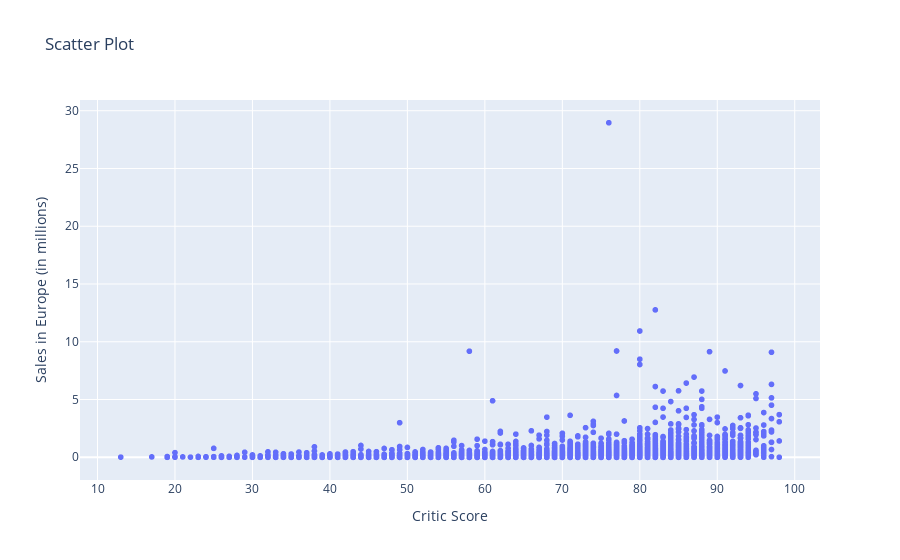

The code cell stored with this chart in its notebook:
### Code cell
# gráfico de dispersión entre plataforma y las ventas en Europa
fig = px.scatter(df_vg, x='critic_score', y= 'eu_sales',
                 title= 'Scatter Plot',
                 labels={'eu_sales': "Sales in Europe (in millions)", 'critic_score': 'Critic Score'}
                 )


fig.show()

### Figure 1 — Plotly figure (JSON) as saved in the notebook; plotly's stock layout.template omitted (floating-point values rounded to 4 significant figures; data arrays with more than 128 entries replaced by an {"elided": "..."} marker saying what was removed)
{"data": [{"hovertemplate": "Critic Score=%{x}<br>Sales in Europe (in millions)=%{y}<extra></extra>", "legendgroup": "", "marker": {"color": "#636efa", "symbol": "circle"}, "mode": "markers", "name": "", "showlegend": false, "type": "scattergl", "x": {"elided": "16717 int values"}, "xaxis": "x", "y": {"elided": "16717 float values"}, "yaxis": "y"}], "layout": {"legend": {"tracegroupgap": 0}, "title": {"text": "Scatter Plot"}, "xaxis": {"anchor": "y", "domain": [0, 1], "title": {"text": "Critic Score"}}, "yaxis": {"anchor": "x", "domain": [0, 1], "title": {"text": "Sales in Europe (in millions)"}}}}
